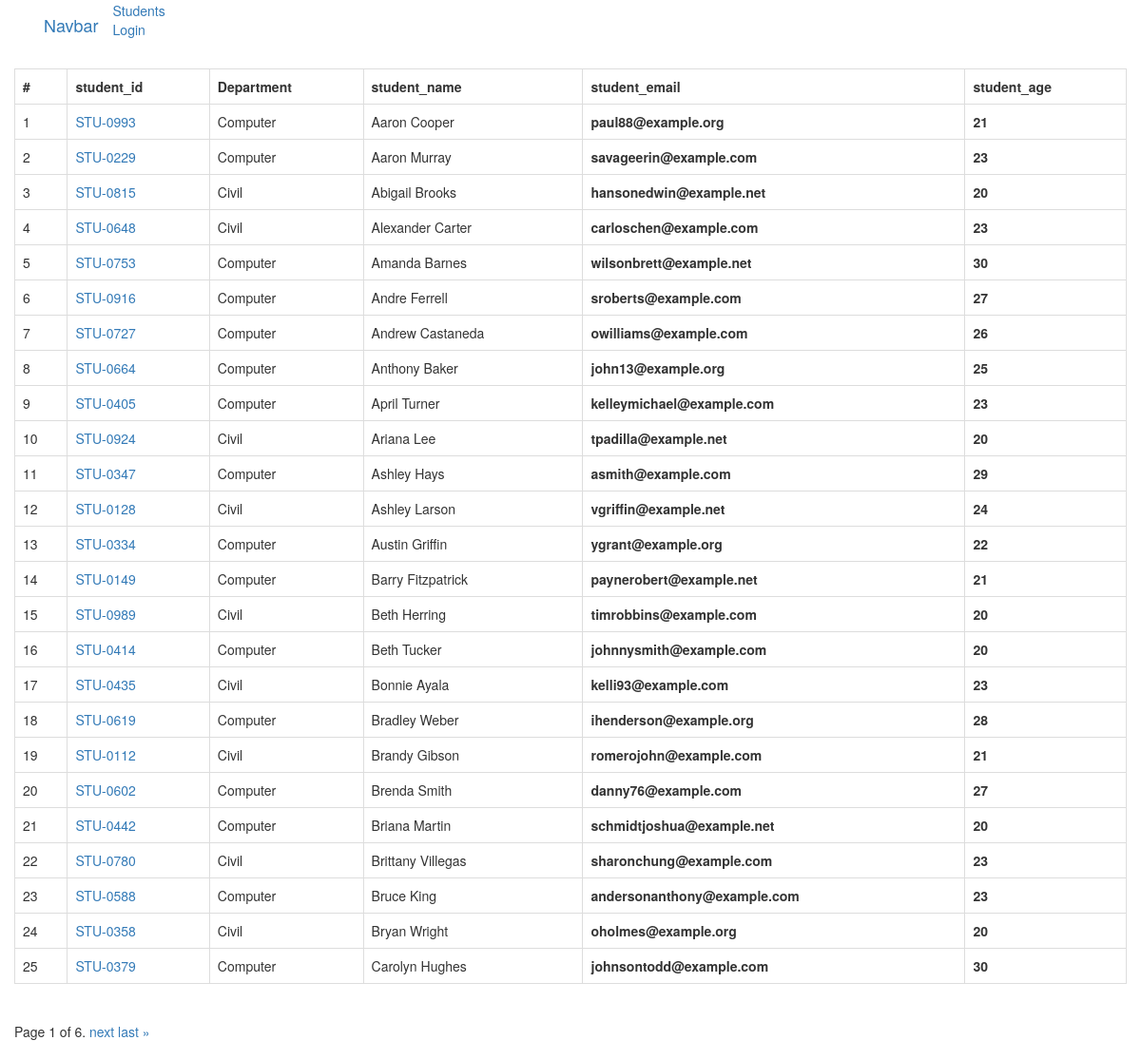
The page /students/ on the database its author committed.
### vege/models.py (models this page shows, shortened)
class Student(models.Model):
    department = models.ForeignKey(Department, related_name='depart', on_delete=models.CASCADE)
    student_id = models.OneToOneField(StudentID, related_name='studentid', on_delete=models.CASCADE)
    student_name = models.CharField(max_length=200)
    student_email = models.EmailField(unique=True)
    student_age = models.IntegerField(default=18)
    student_address = models.TextField()
    class Meta:
        ordering = ['student_name']
        verbose_name = "student"

class StudentID(models.Model):
    student_id = models.CharField(max_length=100)
    def __str__(self) -> str:
        return self.student_id

class Department(models.Model):
    department = models.CharField(max_length=200)
    def __str__(self) -> str:
        return self.department
    class Meta:
        ordering = ['department']

### vege/views.py (the view)
# urls.py: path('students/', get_students, name="students"),
def get_students(request):
    students = Student.objects.all()
    if request.GET.get('search'):
        search = request.GET.GET('search')
        students = students.filter(Q(student_name__icontains=search) |
                                   Q(department__deparment__icontains = search )|
                                   Q(student_id__student_id__icontains = search )
                                     )
    students = Paginator(students, 25)
    page_number = request.GET.get('page',1)
    students = students.get_page(page_number)
    return render(request,'report/student.html', context={'students':students })

### vege/templates/report/student.html (shortened to what this page needs)
{% extends "layout.html" %}
{% block body %}
    <div class="container">
        <div class="row">
            <div class="table-responsive ">
                <table class="table table-bordered">
                    <tr>
                        <th>#</th>
                        <th> student_id</th>
                        <th>Department</th>
                        <th>student_name</th>
                        <th>student_email</th>
                        <th>student_age</th>
                    </tr>
                    {% for student in students %}
                        <tr>
                            <td>{{forloop.counter}}</td>
                            <td><a href="/see-marks/{{student.student_id}}">{{student.student_id}}</a></td>
                            <td>{{student.department}}</td>
                            <td>{{student.student_name}}</td>
                            <th>{{student.student_email}}</th>
                            <th>{{student.student_age}}</th>
                        </tr>
                    {% endfor %}
                </table>
                <div class="pagination">
                    <span class="step-links">
                        <span class="current">
                            Page {{ students.number }} of {{ students.paginator.num_pages }}.
                        </span>
                        {% if students.has_next %}
                            <a href="?page={{ students.next_page_number }}">next</a>
                            <a href="?page={{ students.paginator.num_pages }}">last &raquo;</a>
                        {% endif %}
                    </span>
                </div>
            </div>
        </div>
    </div>
{% endblock %}

### rows shown on the page
Student: student_id "STU-0993", department "Computer", student_name "Aaron Cooper", student_email "paul88@example.org", student_age "21"
Student: student_id "STU-0229", department "Computer", student_name "Aaron Murray", student_email "savageerin@example.com", student_age "23"
Student: student_id "STU-0815", department "Civil", student_name "Abigail Brooks", student_email "hansonedwin@example.net", student_age "20"
Student: student_id "STU-0648", department "Civil", student_name "Alexander Carter", student_email "carloschen@example.com", student_age "23"
Student: student_id "STU-0753", department "Computer", student_name "Amanda Barnes", student_email "wilsonbrett@example.net", student_age "30"
Student: student_id "STU-0916", department "Computer", student_name "Andre Ferrell", student_email "sroberts@example.com", student_age "27"
Student: student_id "STU-0727", department "Computer", student_name "Andrew Castaneda", student_email "owilliams@example.com", student_age "26"
Student: student_id "STU-0664", department "Computer", student_name "Anthony Baker", student_email "john13@example.org", student_age "25"
Student: student_id "STU-0405", department "Computer", student_name "April Turner", student_email "kelleymichael@example.com", student_age "23"
Student: student_id "STU-0924", department "Civil", student_name "Ariana Lee", student_email "tpadilla@example.net", student_age "20"
Student: student_id "STU-0347", department "Computer", student_name "Ashley Hays", student_email "asmith@example.com", student_age "29"
Student: student_id "STU-0128", department "Civil", student_name "Ashley Larson", student_email "vgriffin@example.net", student_age "24"
Student: student_id "STU-0334", department "Computer", student_name "Austin Griffin", student_email "ygrant@example.org", student_age "22"
Student: student_id "STU-0149", department "Computer", student_name "Barry Fitzpatrick", student_email "paynerobert@example.net", student_age "21"
Student: student_id "STU-0989", department "Civil", student_name "Beth Herring", student_email "timrobbins@example.com", student_age "20"
Student: student_id "STU-0414", department "Computer", student_name "Beth Tucker", student_email "johnnysmith@example.com", student_age "20"
Student: student_id "STU-0435", department "Civil", student_name "Bonnie Ayala", student_email "kelli93@example.com", student_age "23"
Student: student_id "STU-0619", department "Computer", student_name "Bradley Weber", student_email "ihenderson@example.org", student_age "28"
Student: student_id "STU-0112", department "Civil", student_name "Brandy Gibson", student_email "romerojohn@example.com", student_age "21"
Student: student_id "STU-0602", department "Computer", student_name "Brenda Smith", student_email "danny76@example.com", student_age "27"
Student: student_id "STU-0442", department "Computer", student_name "Briana Martin", student_email "schmidtjoshua@example.net", student_age "20"
Student: student_id "STU-0780", department "Civil", student_name "Brittany Villegas", student_email "sharonchung@example.com", student_age "23"
Student: student_id "STU-0588", department "Computer", student_name "Bruce King", student_email "andersonanthony@example.com", student_age "23"
Student: student_id "STU-0358", department "Civil", student_name "Bryan Wright", student_email "oholmes@example.org", student_age "20"
Student: student_id "STU-0379", department "Computer", student_name "Carolyn Hughes", student_email "johnsontodd@example.com", student_age "30"

### other values the page prints
{{ students.number }} "1"
{{ students.paginator.num_pages }} "6"
